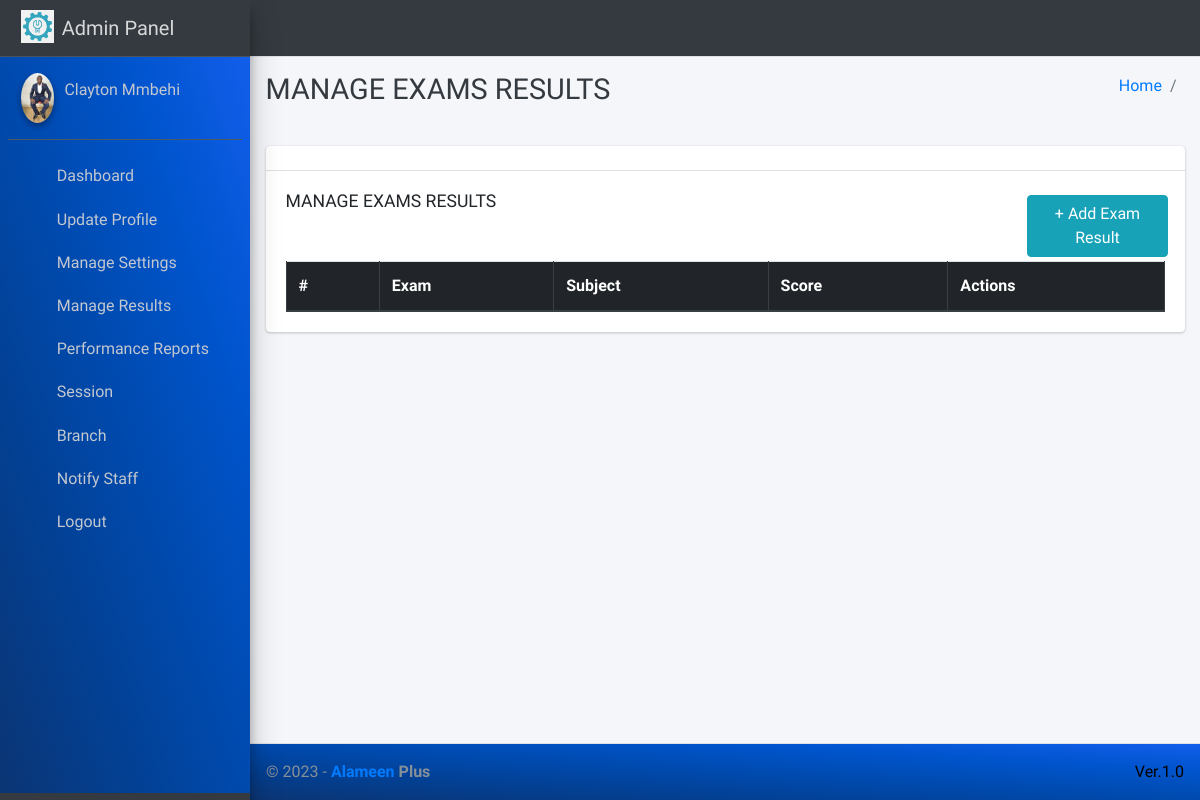
The page /manage/exam_result/ (signed in) on the database as committed earlier.
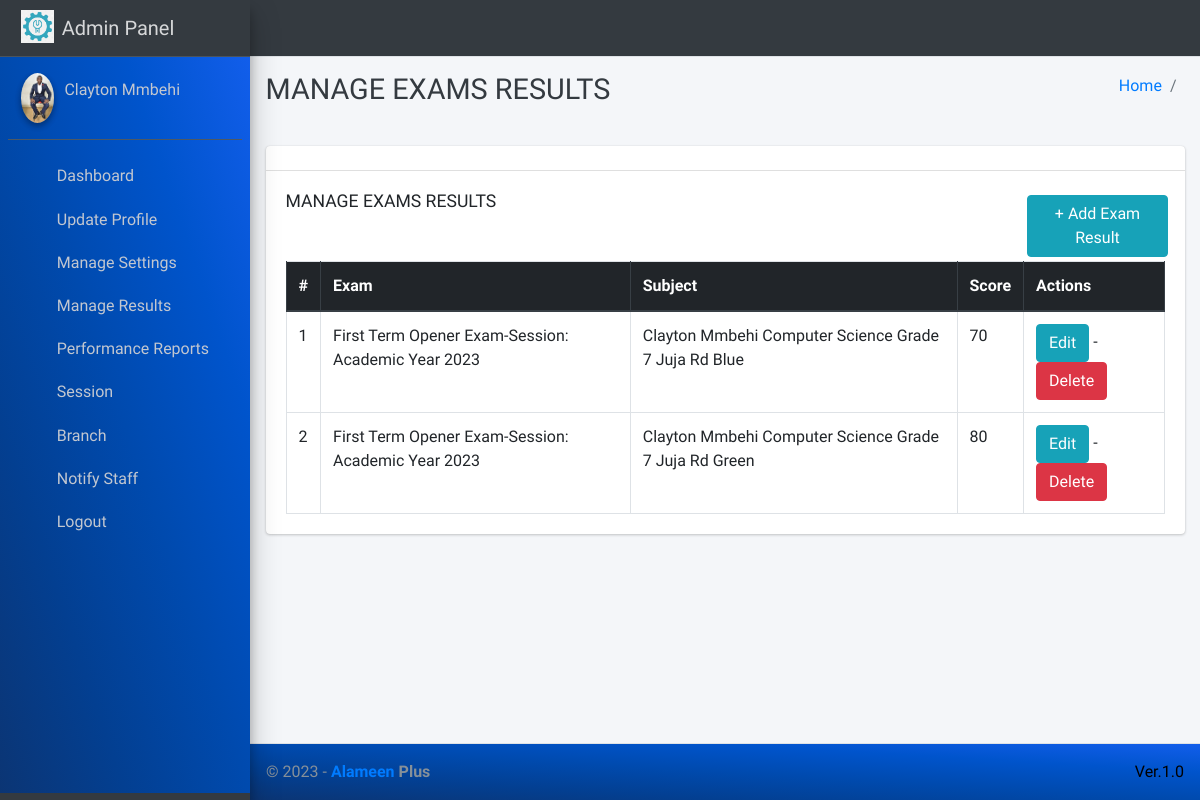
The same page on the database as committed later.
### main_app/models.py (models this page shows, shortened)
class ExamMeanResult(models.Model):
    result_id = models.AutoField(primary_key=True)
    exam =models.ForeignKey(Exam, on_delete=models.DO_NOTHING, null=True, verbose_name='Exam Name')
    subject = models.ForeignKey(TeacherSubject, on_delete=models.DO_NOTHING)
    score = models.IntegerField()
    created = models.DateField(auto_now_add=True)
    class Meta:
        unique_together = ('exam', 'subject')

class Exam(models.Model):
    exam_id = models.AutoField(primary_key=True)
    created_at = models.DateField(auto_now=True)
    exam_date = models.DateField()
    name = models.CharField(max_length=50, unique=True)
    target_marks = models.ForeignKey(CategoryTargetScore, on_delete=models.DO_NOTHING)
    session = models.ForeignKey(Session, on_delete=models.DO_NOTHING)
    term = models.ForeignKey(SessionTerm, on_delete=models.DO_NOTHING)
    def __str__(self):
        return f'{self.term} {self.name}-Session: {self.session}'

class SessionTerm(models.Model):
    CHOICE = [
        ('First Term', 'First Term'),
        ('Second Term', 'Second Term'),
        ('Third Term', 'Third Term')
    ]
    session = models.ForeignKey(Session, on_delete=models.CASCADE)
    term = models.CharField(max_length=15, unique=True, choices=CHOICE)
    TERM_CHOICES = [("Term 1", "Term 1"), ("Term 2", "Term 2"), ("Term 3", "Term 3")]
    session = models.ForeignKey(Session, on_delete=models.CASCADE)
    name = models.CharField(max_length=10, choices=TERM_CHOICES)
    def __str__(self):
        return self.term

class Session(models.Model):
    name = models.CharField(max_length=20)
    start_year = models.DateField()
    end_year = models.DateField()
    def __str__(self):
        return self.name

class TeacherSubject(models.Model):
    teacher = models.ForeignKey(Staff, on_delete=models.CASCADE)
    subject = models.ForeignKey(Subject, on_delete=models.CASCADE)
    stream = models.ForeignKey(Stream, on_delete=models.CASCADE)
    def __str__(self):
        return f'{self.teacher} {self.subject} {self.stream}'

class Staff(models.Model):
    branch = models.ForeignKey(Branch, on_delete=models.CASCADE, null=True)
    admin = models.OneToOneField(CustomUser, on_delete=models.CASCADE)
    def __str__(self):
        return self.admin.first_name + " " +  self.admin.last_name

class CustomUser(AbstractUser):
    USER_TYPE = ((1, "HOD"), (2, "Staff"), (3, "Student"))
    GENDER = [("M", "Male"), ("F", "Female")]
    username = None  # Removed username, using email instead
    email = models.EmailField(unique=True)
    user_type = models.CharField(default=1, choices=USER_TYPE, max_length=1)
    gender = models.CharField(max_length=1, choices=GENDER)
    profile_pic = models.ImageField()
    created_at = models.DateTimeField(auto_now_add=True)
    updated_at = models.DateTimeField(auto_now=True)
    USERNAME_FIELD = "email"
    REQUIRED_FIELDS = []
    objects = CustomUserManager()
    def __str__(self):
        return  self.first_name + " " + self.last_name

class Subject(models.Model):
    name = models.CharField(max_length=120)
    updated_at = models.DateTimeField(auto_now=True)
    created_at = models.DateTimeField(auto_now_add=True)
    def __str__(self):
        return f'{self.name}'

class Stream(models.Model):
    stream_id = models.AutoField(primary_key=True)
    class_id = models.ForeignKey(Classes, on_delete=models.CASCADE, verbose_name='class')
    name = models.CharField(max_length=120)
    created_at = models.DateTimeField(auto_now_add=True)
    updated_at = models.DateTimeField(auto_now=True)
    def __str__(self):
        return f'{self.class_id} {self.name}'

class Classes(models.Model):
    class_id = models.AutoField(primary_key=True )
    category = models.ForeignKey(ClassCategory, on_delete=models.CASCADE)
    name = models.CharField(max_length=120)
    branch = models.ForeignKey(Branch, on_delete=models.CASCADE)
    created_at = models.DateTimeField(auto_now_add=True)
    updated_at = models.DateTimeField(auto_now=True)
    class Meta:
        unique_together = ('branch','name')
    def __str__(self):
        return f'{self.name} {self.branch}'

class Branch(models.Model):
    branch_id=models.AutoField(primary_key=True)
    name = models.CharField(max_length=20, unique=True)
    def __str__(self):
        return self.name

### main_app/hod_views.py (the view)
# urls.py: path('manage/exam_result/', hod_views.manage_exam_result, name='manage_exam_result'),
@login_required(redirect_field_name="user_login")
def manage_exam_result(request):
    exam = ExamMeanResult.objects.all()
    context = {
        'exam': exam
    }
    return render(request, "hod_template/manage_exam_result.html", context)

### main_app/templates/hod_template/manage_exam_result.html
{% extends 'main_app/base.html' %}
{% load static %}
{% block page_title %}MANAGE EXAMS RESULTS{% endblock page_title %}
{% block content %}
<section class="content">
    <div class="container-fluid">
        <div class="row">
            <div class="col-md-12">
                <div class="card">
                    <div class="card-header">
                    </div>
                    <div class="card-body">
                        <div class="row">
                            <div class="col-md-10">
                                <h3 class="card-title">MANAGE EXAMS RESULTS</h3>
                            </div>
                            <div class="col-md-2 p-1">
                                <a class="btn btn-info" href="{% url 'add_exam_result' %}">+ Add Exam Result</a>
                            </div>
                        </div>
                        <table id="example2" class="table table-bordered table-hover">
                            <thead class="thead-dark">
                                <tr>
                                    <th>#</th>
                                    <th>Exam</th>
                                    <th>Subject</th>
                                    <th>Score</th>
                                    <th>Actions</th>
                                </tr>
                            </thead>
                            <tbody>
                                {% for exam in exam %}
                                <tr>
                                    <td>{{ forloop.counter }}</td>
                                    <td>{{exam.exam}}</td>
                                    <td>{{exam.subject}}</td>
                                    <td>{{exam.score}}</td>
                                    <td>
                                        <a href="{% url 'update_exam_result' exam.result_id %}" class="btn btn-info">Edit</a> -
                                        <a href="{% url 'delete_exam_result' exam.result_id %}" onclick="return confirm('Are you sure you want to delete this Exam Result ?')" class="btn btn-danger">Delete</a>
                                    </td>
                                </tr>
                                {% endfor %}
                            </tbody>
                        </table>
                    </div>
                </div>
            </div>
        </div>
    </div>
</section>
{% endblock content %}

Rows that differ between the two databases and show on the page:
added ExamMeanResult: exam "First Term Opener Exam-Session: Academic Year 2023", subject "Clayton Mmbehi Computer Science Grade 7 Juja Rd Blue", score "70"
added ExamMeanResult: exam "First Term Opener Exam-Session: Academic Year 2023", subject "Clayton Mmbehi Computer Science Grade 7 Juja Rd Green", score "80"
